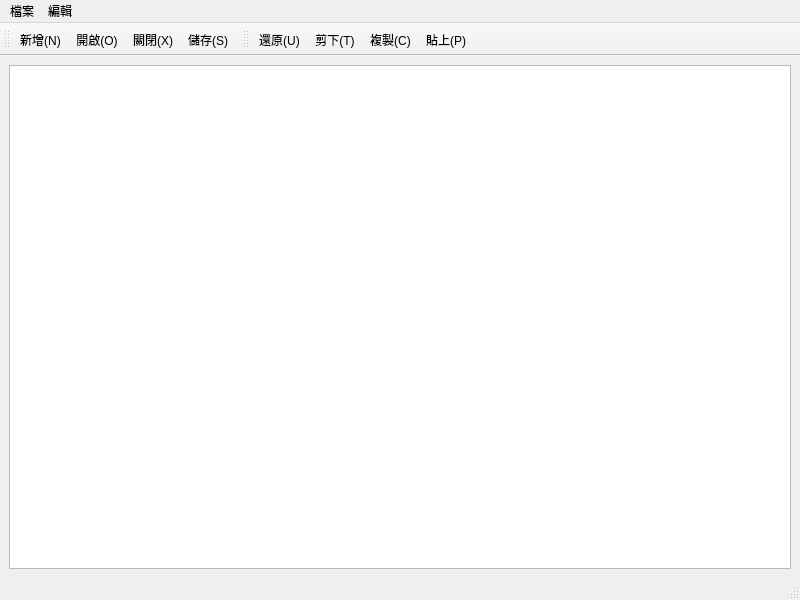
<?xml version="1.0" encoding="UTF-8"?>
<ui version="4.0">
 <class>MainWindow</class>
 <widget class="QMainWindow" name="MainWindow">
  <property name="geometry">
   <rect>
    <x>0</x>
    <y>0</y>
    <width>800</width>
    <height>600</height>
   </rect>
  </property>
  <property name="windowTitle">
   <string>MainWindow</string>
  </property>
  <widget class="QWidget" name="centralwidget">
   <layout class="QHBoxLayout" name="horizontalLayout">
    <item>
     <widget class="QTextEdit" name="textEdit"/>
    </item>
   </layout>
  </widget>
  <widget class="QMenuBar" name="menubar">
   <property name="geometry">
    <rect>
     <x>0</x>
     <y>0</y>
     <width>800</width>
     <height>24</height>
    </rect>
   </property>
   <widget class="QMenu" name="menu">
    <property name="title">
     <string>檔案</string>
    </property>
    <addaction name="actionNew"/>
    <addaction name="actionOpen"/>
    <addaction name="actionClose"/>
    <addaction name="separator"/>
    <addaction name="actionSave"/>
    <addaction name="actionAS"/>
    <addaction name="separator"/>
    <addaction name="actionQuit"/>
   </widget>
   <widget class="QMenu" name="menu_2">
    <property name="title">
     <string>編輯</string>
    </property>
    <addaction name="actionUndo"/>
    <addaction name="actionCut"/>
    <addaction name="actionCopy"/>
    <addaction name="actionPaste"/>
   </widget>
   <addaction name="menu"/>
   <addaction name="menu_2"/>
  </widget>
  <widget class="QStatusBar" name="statusbar"/>
  <widget class="QToolBar" name="toolBar">
   <property name="windowTitle">
    <string>toolBar</string>
   </property>
   <attribute name="toolBarArea">
    <enum>TopToolBarArea</enum>
   </attribute>
   <attribute name="toolBarBreak">
    <bool>false</bool>
   </attribute>
   <addaction name="actionNew"/>
   <addaction name="actionOpen"/>
   <addaction name="actionClose"/>
   <addaction name="actionSave"/>
  </widget>
  <widget class="QToolBar" name="toolBar_2">
   <property name="windowTitle">
    <string>toolBar_2</string>
   </property>
   <attribute name="toolBarArea">
    <enum>TopToolBarArea</enum>
   </attribute>
   <attribute name="toolBarBreak">
    <bool>false</bool>
   </attribute>
   <addaction name="actionUndo"/>
   <addaction name="actionCut"/>
   <addaction name="actionCopy"/>
   <addaction name="actionPaste"/>
  </widget>
  <action name="actionNew">
   <property name="icon">
    <iconset resource="Qt_MainWindow/Qt_MainWindow/icons.qrc">
     <normaloff>:/icons/images/new.png</normaloff>:/icons/images/new.png</iconset>
   </property>
   <property name="text">
    <string>新增(&amp;N)</string>
   </property>
   <property name="toolTip">
    <string>新增檔案</string>
   </property>
   <property name="shortcut">
    <string>Ctrl+N</string>
   </property>
  </action>
  <action name="actionOpen">
   <property name="icon">
    <iconset resource="Qt_MainWindow/Qt_MainWindow/icons.qrc">
     <normaloff>:/icons/images/open.png</normaloff>:/icons/images/open.png</iconset>
   </property>
   <property name="text">
    <string>開啟(&amp;O)</string>
   </property>
   <property name="toolTip">
    <string>開啟檔案</string>
   </property>
   <property name="shortcut">
    <string>Ctrl+O</string>
   </property>
  </action>
  <action name="actionClose">
   <property name="icon">
    <iconset>
     <normaloff>Qt_MainWindow/Qt_MainWindow/images/close.jpg</normaloff>Qt_MainWindow/Qt_MainWindow/images/close.jpg</iconset>
   </property>
   <property name="text">
    <string>關閉(&amp;X)</string>
   </property>
   <property name="toolTip">
    <string>關閉檔案</string>
   </property>
   <property name="shortcut">
    <string>Ctrl+W</string>
   </property>
  </action>
  <action name="actionSave">
   <property name="icon">
    <iconset resource="Qt_MainWindow/Qt_MainWindow/icons.qrc">
     <normaloff>:/icons/images/save.png</normaloff>:/icons/images/save.png</iconset>
   </property>
   <property name="text">
    <string>儲存(&amp;S)</string>
   </property>
   <property name="toolTip">
    <string>儲存檔案</string>
   </property>
   <property name="shortcut">
    <string>Ctrl+S</string>
   </property>
  </action>
  <action name="actionAS">
   <property name="icon">
    <iconset resource="Qt_MainWindow/Qt_MainWindow/icons.qrc">
     <normaloff>:/icons/images/asave.png</normaloff>:/icons/images/asave.png</iconset>
   </property>
   <property name="text">
    <string>另存(&amp;A)</string>
   </property>
   <property name="toolTip">
    <string>另存新檔</string>
   </property>
   <property name="shortcut">
    <string>Ctrl+Shift+C</string>
   </property>
  </action>
  <action name="actionQuit">
   <property name="icon">
    <iconset>
     <normaloff>Qt_MainWindow/Qt_MainWindow/images/quit.png</normaloff>Qt_MainWindow/Qt_MainWindow/images/quit.png</iconset>
   </property>
   <property name="text">
    <string>退出(&amp;Q)</string>
   </property>
   <property name="toolTip">
    <string>退出程式</string>
   </property>
   <property name="shortcut">
    <string>Ctrl+Q</string>
   </property>
  </action>
  <action name="actionUndo">
   <property name="icon">
    <iconset resource="Qt_MainWindow/Qt_MainWindow/icons.qrc">
     <normaloff>:/icons/images/undo.png</normaloff>:/icons/images/undo.png</iconset>
   </property>
   <property name="text">
    <string>還原(&amp;U)</string>
   </property>
   <property name="toolTip">
    <string>還原</string>
   </property>
   <property name="shortcut">
    <string>Ctrl+Z</string>
   </property>
  </action>
  <action name="actionCut">
   <property name="icon">
    <iconset resource="Qt_MainWindow/Qt_MainWindow/icons.qrc">
     <normaloff>:/icons/images/cut.png</normaloff>:/icons/images/cut.png</iconset>
   </property>
   <property name="text">
    <string>剪下(&amp;T)</string>
   </property>
   <property name="toolTip">
    <string>剪下</string>
   </property>
   <property name="shortcut">
    <string>Ctrl+X</string>
   </property>
  </action>
  <action name="actionCopy">
   <property name="icon">
    <iconset resource="Qt_MainWindow/Qt_MainWindow/icons.qrc">
     <normaloff>:/icons/images/copy.png</normaloff>:/icons/images/copy.png</iconset>
   </property>
   <property name="text">
    <string>複製(&amp;C)</string>
   </property>
   <property name="toolTip">
    <string>複製</string>
   </property>
   <property name="shortcut">
    <string>Ctrl+C</string>
   </property>
  </action>
  <action name="actionPaste">
   <property name="icon">
    <iconset resource="Qt_MainWindow/Qt_MainWindow/icons.qrc">
     <normaloff>:/icons/images/paste.png</normaloff>:/icons/images/paste.png</iconset>
   </property>
   <property name="text">
    <string>貼上(&amp;P)</string>
   </property>
   <property name="toolTip">
    <string>貼上</string>
   </property>
   <property name="shortcut">
    <string>Ctrl+V</string>
   </property>
  </action>
 </widget>
 <resources>
  <include location="Qt_MainWindow/Qt_MainWindow/icons.qrc"/>
 </resources>
 <connections/>
</ui>
